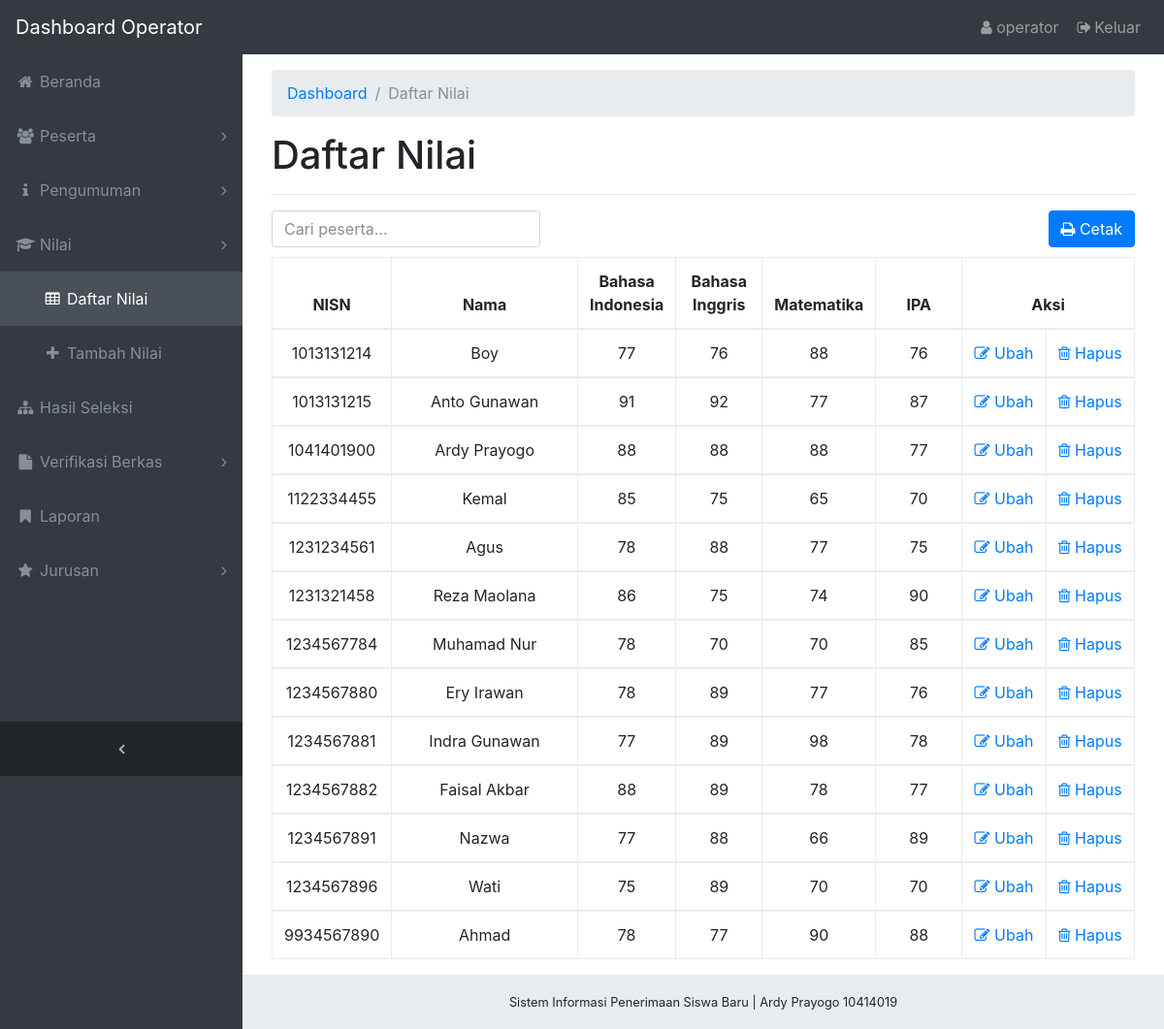
The page /operator/semua-nilai.php (signed in) on the database its author committed.
### tables this page shows
CREATE TABLE IF NOT EXISTS `nilai` (
  `kd_nilai` int(5) NOT NULL,
  `nisn` bigint(10) NOT NULL,
  `id_opt` varchar(30) NOT NULL,
  `n_bind` int(3) NOT NULL,
  `n_bing` int(3) NOT NULL,
  `n_mat` int(3) NOT NULL,
  `n_ipa` int(3) NOT NULL
);

CREATE TABLE IF NOT EXISTS `peserta` (
  `nisn` bigint(10) NOT NULL,
  `password` varchar(30) NOT NULL,
  `nama` varchar(50) NOT NULL,
  `tmpt_lhr` varchar(30) NOT NULL,
  `tgl_lhr` date NOT NULL,
  `alamat` varchar(100) NOT NULL,
  `jk` varchar(1) NOT NULL,
  `foto` varchar(100) NOT NULL,
  `telp` varchar(15) NOT NULL,
  `agama` varchar(30) NOT NULL,
  `sklh_asal` varchar(30) NOT NULL,
  `nama_orgtua` varchar(50) NOT NULL,
  `pekerjaan` varchar(30) NOT NULL,
  `telp_ot` varchar(15) NOT NULL
);

### operator/semua-nilai.php (the view, shortened to what this page needs)
<?php
require('header.php');
include('../config.php');
?>
  <div class="content-wrapper">
    <div class="container-fluid p30">
      <ol class="breadcrumb">
        <li class="breadcrumb-item">
          <a href="../operator/">Dashboard</a>
        </li>
        <li class="breadcrumb-item active">Daftar Nilai</li>
      </ol>
      <div class="row">
        <div class="col-12">
          <h1>Daftar Nilai</h1>
          <hr>
        </div>
        <div class="col-4">
          <form action="cari-nilai.php" method="GET">
            <div class="input-group">
              <input class="form-control" type="text" placeholder="Cari peserta..." name="cari" onchange="submit()">
            </div>
          </form>
        </div>
        <div class="col-4">
          <br>
          <br>
        </div>
        <div class="col-4 text-right">
          <a class="btn btn-primary" href="#" onclick="cetak()">
            <i class="fa fa-print"></i>
            <span>Cetak</span>
          </a>
        </div>
        <div class="col-12 table-responsive">
          <table class="table table-bordered text-center table-hover" width="100%" cellspacing="0">
            <thead>
              <tr>
              <th width="10%">NISN</th>
              <th>Nama</th>
              <th width="10%">Bahasa Indonesia</th>
              <th width="10%">Bahasa Inggris</th>
              <th width="10%">Matematika</th>
              <th width="10%">IPA</th>
              <th colspan="2" width="20%">Aksi</th>
              </tr>
            </thead>
            <?php
            $query = "SELECT nilai.kd_nilai, nilai.nisn, peserta.nama, peserta.nisn, nilai.n_bind, nilai.n_bing, nilai.n_mat, nilai.n_ipa
                      FROM nilai
                      JOIN peserta on nilai.nisn = peserta.nisn
                      ORDER BY peserta.nisn;";
            $hasil  = mysqli_query($conn, $query);
            while($data=mysqli_fetch_array($hasil)){
            ?>
            <tbody>
              <tr>
              <td><?=$data['nisn']?></td>
              <td><?=$data['nama']?></td>
              <td><?=$data['n_bind']?></td>
              <td><?=$data['n_bing']?></td>
              <td><?=$data['n_mat']?></td>
              <td><?=$data['n_ipa']?></td>
              <td><a href="ubah-nilai.php?kd_nilai=<?=$data['kd_nilai']?>"><i class="fa fa-pencil-square-o"></i> Ubah</a></td>
              <td><a href="../includes/hapus/nilai.php?kd_nilai=<?=$data['kd_nilai']?>"><i class="fa fa-trash-o"></i> Hapus</a></td>
              </tr>
            </tbody>
            <?php
            }
            ?>
          </table>
        </div>
      </div>
    </div>
  </div>
<?php
require('footer.php');
?>

### assets/dashboard/css/sb-admin.css (style rules this page uses)
html { position: relative; min-height: 100%; }
body { overflow-x: hidden; }
body.sticky-footer { margin-bottom: 56px; }
body.sticky-footer .content-wrapper { min-height: calc(100vh - 56px - 56px); }
body.fixed-nav { padding-top: 56px; }
.content-wrapper { min-height: calc(100vh - 56px); padding-top: 1rem; }
.content-wrapper { overflow-x: hidden; background: white; }
@media (min-width: 992px) { .content-wrapper { margin-left: 250px; } }

### rows shown on the page
nilai: nisn.nisn "1013131214", nisn.nama "Boy", n_bind "77", n_bing "76", n_mat "88", n_ipa "76"
nilai: nisn.nisn "1013131215", nisn.nama "Anto Gunawan", n_bind "91", n_bing "92", n_mat "77", n_ipa "87"
nilai: nisn.nisn "1041401900", nisn.nama "Ardy Prayogo", n_bind "88", n_bing "88", n_mat "88", n_ipa "77"
nilai: nisn.nisn "1122334455", nisn.nama "Kemal", n_bind "85", n_bing "75", n_mat "65", n_ipa "70"
nilai: nisn.nisn "1231234561", nisn.nama "Agus", n_bind "78", n_bing "88", n_mat "77", n_ipa "75"
nilai: nisn.nisn "1231321458", nisn.nama "Reza Maolana", n_bind "86", n_bing "75", n_mat "74", n_ipa "90"
nilai: nisn.nisn "1234567784", nisn.nama "Muhamad Nur", n_bind "78", n_bing "70", n_mat "70", n_ipa "85"
nilai: nisn.nisn "1234567880", nisn.nama "Ery Irawan", n_bind "78", n_bing "89", n_mat "77", n_ipa "76"
nilai: nisn.nisn "1234567881", nisn.nama "Indra Gunawan", n_bind "77", n_bing "89", n_mat "98", n_ipa "78"
nilai: nisn.nisn "1234567882", nisn.nama "Faisal Akbar", n_bind "88", n_bing "89", n_mat "78", n_ipa "77"
nilai: nisn.nisn "1234567891", nisn.nama "Nazwa", n_bind "77", n_bing "88", n_mat "66", n_ipa "89"
nilai: nisn.nisn "1234567896", nisn.nama "Wati", n_bind "75", n_bing "89", n_mat "70", n_ipa "70"
nilai: nisn.nisn "9934567890", nisn.nama "Ahmad", n_bind "78", n_bing "77", n_mat "90", n_ipa "88"

### other values the page prints
$_SESSION['id_opt'] "operator"
